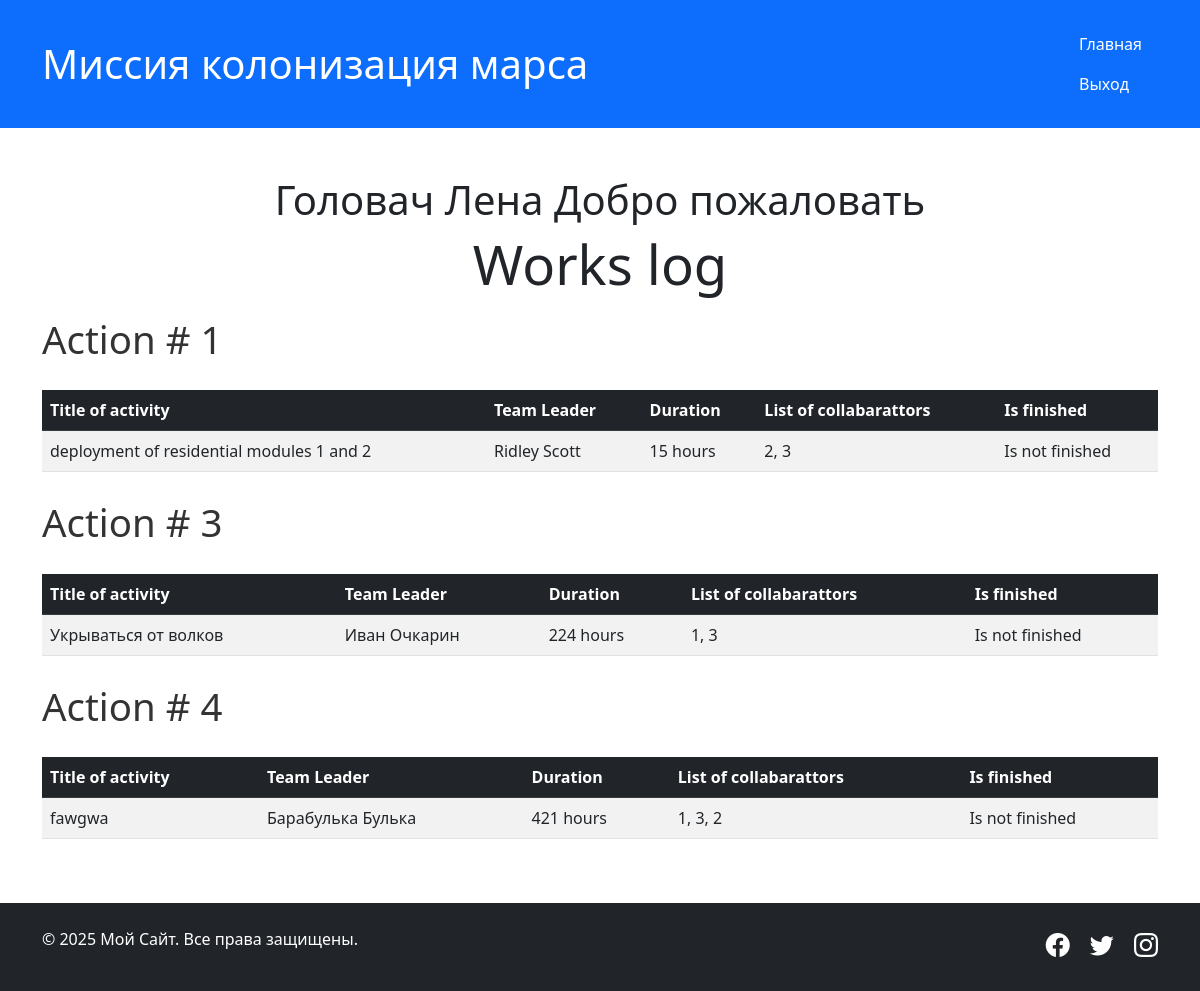
Screenshot of / (signed in) with the database file from the repository.
### models/user.py (models this page shows, shortened)
class User(UserMixin, SqlAlchemyBase):
    __tablename__ = 'users'
    id = sqlalchemy.Column(sqlalchemy.Integer,
                           primary_key=True, autoincrement=True)
    name = sqlalchemy.Column(sqlalchemy.String)
    surname = sqlalchemy.Column(sqlalchemy.String)
    age = sqlalchemy.Column(sqlalchemy.Integer)
    position = sqlalchemy.Column(sqlalchemy.String)
    speciality = sqlalchemy.Column(sqlalchemy.String)
    address = sqlalchemy.Column(sqlalchemy.String)
    email = sqlalchemy.Column(sqlalchemy.String, unique=True)
    hashed_password = sqlalchemy.Column(sqlalchemy.String)
    modified_date = sqlalchemy.Column(sqlalchemy.DateTime)
    collaborators_jobs = orm.relationship("Jobs",
                                          secondary="association",
                                          back_populates="collaborators")
    created_jobs = orm.relationship('Jobs', back_populates='team_leader')

### models/jobs.py (models this page shows)
class Jobs(SqlAlchemyBase):
    __tablename__ = 'jobs'
    id = sqlalchemy.Column(sqlalchemy.Integer,
                           primary_key=True, autoincrement=True)
    team_leader = orm.relationship('User')
    team_leader_id = sqlalchemy.Column(
        sqlalchemy.Integer, sqlalchemy.ForeignKey('users.id'))
    job = sqlalchemy.Column(sqlalchemy.String)
    work_size = sqlalchemy.Column(sqlalchemy.Integer)
    collaborators = orm.relationship("User",
                                     secondary="association",
                                     back_populates="collaborators_jobs")
    start_date = sqlalchemy.Column(sqlalchemy.DateTime)
    end_date = sqlalchemy.Column(sqlalchemy.DateTime)
    is_finished = sqlalchemy.Column(sqlalchemy.Boolean)
    def get_collabarators_by_id_to_string(self):
        return ', '.join([str(x.id) for x in self.collaborators])
    def get_is_finsihed_to_string(self):
        if self.is_finished:
            return 'Is finished'
        return 'Is not finished'

### routes/main.py (the view)
@main_bp.route('/', methods=['GET'])
def home():
    db_ses = create_session()
    jobs = db_ses.query(Jobs).all()
    return render_template('index.html', jobs=jobs)

### database/db_session.py (called while the page is built)
def create_session() -> Session:
    global __factory
    return __factory()

### models/user.py (called while the page is built)
@login_manager.user_loader
def load_user(user_id):
    return create_session().query(User).filter(User.id == user_id).first()

### templates/index.html (shortened to what this page needs)
{% extends "base.html" %}
{% block content %}
    {% if current_user.is_authenticated %}
    <div class="text-center">
        <h1 class="mb-2">{{current_user.surname}} {{current_user.name}} Добро пожаловать</h1>
    </div>
    {% endif %}
    <div class="text-center"><h3 class="custom-header-large">Works log</h3></div>
    <div class="table-responsive">
        {% for job in jobs %}
        <p class="custom-action-large">Action # {{job.id}}</p>
        <table class="table table-striped table-hover">
            <thead class="table-dark">
                <tr>
                    <th scope="col">Title of activity</th>
                    <th scope="col">Team Leader</th>
                    <th scope="col">Duration</th>
                    <th scope="col">List of collabarattors</th>
                    <th scope="col">Is finished</th>
                </tr>
            </thead>
            <tbody>
                <tr>
                    <td>{{job.job}}</td>
                    <td>{{job.team_leader.name}} {{job.team_leader.surname}}</td>
                    <td>{{job.work_size}} hours</td>
                    <td>{{job.get_collabarators_by_id_to_string()}}</td>
                    <td>{{job.get_is_finsihed_to_string()}}</td>
                </tr>
            </tbody>
        </table>
        {% endfor %}
    </div>
{% endblock %}

### static/css/style.css (style rules this page uses)
body { font-family: 'Segoe UI', Tahoma, Geneva, Verdana, sans-serif; }

### templates/index.html (style rules this page uses)
.custom-action-large { font-size: 2.4rem; line-height: 1.8; color: #333; }
.custom-header-large { font-size : 3.4rem; }

### rows the page displays
User: surname "Головач", name "Лена"
Jobs: id "1", job "deployment of residential modules 1 and 2", team_leader.name "Ridley", team_leader.surname "Scott", work_size "15", get_collabarators_by_id_to_string "2, 3", get_is_finsihed_to_string "Is not finished"
Jobs: id "3", job "Укрываться от волков", team_leader.name "Иван", team_leader.surname "Очкарин", work_size "224", get_collabarators_by_id_to_string "1, 3", get_is_finsihed_to_string "Is not finished"
Jobs: id "4", job "fawgwa", team_leader.name "Барабулька", team_leader.surname "Булька", work_size "421", get_collabarators_by_id_to_string "1, 3, 2", get_is_finsihed_to_string "Is not finished"
